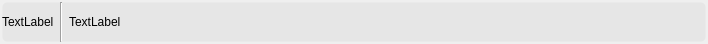
<?xml version="1.0" encoding="UTF-8"?>
<ui version="4.0">
 <class>StateForm</class>
 <widget class="QWidget" name="StateForm">
  <property name="geometry">
   <rect>
    <x>0</x>
    <y>0</y>
    <width>708</width>
    <height>44</height>
   </rect>
  </property>
  <property name="windowTitle">
   <string>Form</string>
  </property>
  <layout class="QVBoxLayout" name="verticalLayout">
   <property name="leftMargin">
    <number>2</number>
   </property>
   <property name="topMargin">
    <number>2</number>
   </property>
   <property name="rightMargin">
    <number>2</number>
   </property>
   <property name="bottomMargin">
    <number>2</number>
   </property>
   <item>
    <widget class="QWidget" name="widget_state" native="true">
     <property name="styleSheet">
      <string notr="true">#widget_state{
background-color:rgb(230, 230, 230);
border-width:1px;
border-style:solid;
border-radius:5px;
}</string>
     </property>
     <layout class="QHBoxLayout" name="horizontalLayout">
      <property name="leftMargin">
       <number>0</number>
      </property>
      <property name="topMargin">
       <number>0</number>
      </property>
      <property name="rightMargin">
       <number>0</number>
      </property>
      <property name="bottomMargin">
       <number>0</number>
      </property>
      <item>
       <widget class="QLabel" name="label_SendRecvCount">
        <property name="text">
         <string>TextLabel</string>
        </property>
       </widget>
      </item>
      <item>
       <widget class="Line" name="line">
        <property name="orientation">
         <enum>Qt::Vertical</enum>
        </property>
       </widget>
      </item>
      <item>
       <widget class="QLabel" name="label_ConnectInfo">
        <property name="text">
         <string>TextLabel</string>
        </property>
       </widget>
      </item>
      <item>
       <spacer name="horizontalSpacer">
        <property name="orientation">
         <enum>Qt::Horizontal</enum>
        </property>
        <property name="sizeHint" stdset="0">
         <size>
          <width>40</width>
          <height>20</height>
         </size>
        </property>
       </spacer>
      </item>
     </layout>
    </widget>
   </item>
  </layout>
 </widget>
 <resources/>
 <connections/>
</ui>
